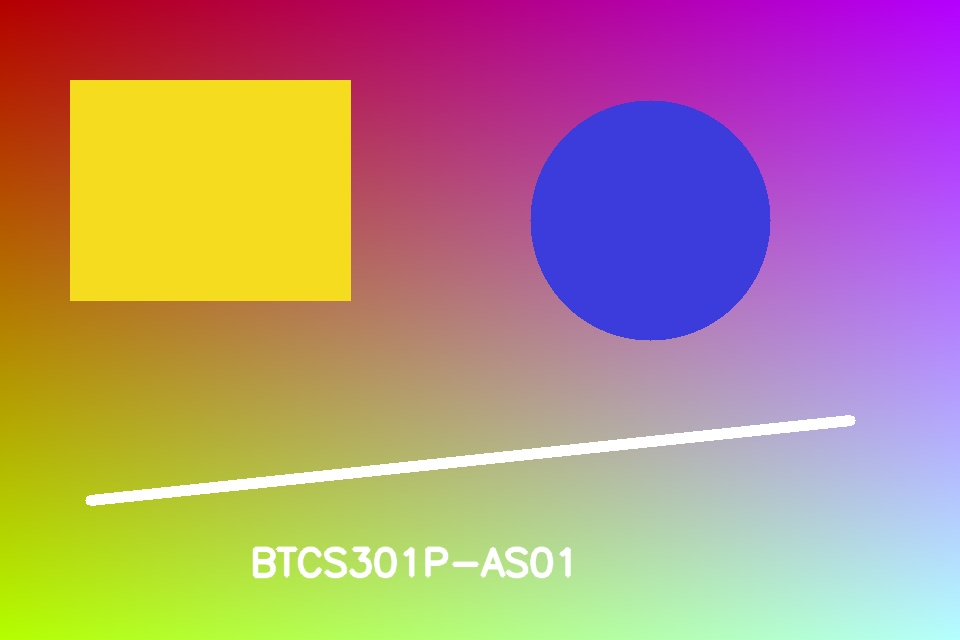
#> input picture solution by rimsha (cu240251326-rimsha)/BTCS301P-AS01-master/sample_input.jpg, 960 x 640 px
$ python main.py
#> lines starting #> are read from the running program, lines starting #| are printed output that depends on the picture
"""
BTCS301P-AS01 - Experiment No. 1
Implementation of Fundamental Image Processing Operations using Python and OpenCV.

Run:
    python main.py
    python main.py --show
    python main.py --image path/to/your/image.jpg --show

All processed images and observations are saved in the output/ folder.
"""

from __future__ import annotations

import argparse
import os
from pathlib import Path
from typing import Dict, Tuple

import cv2
import matplotlib
import numpy as np

# Use a non-interactive backend by default so the program also runs on systems
# without a desktop/GUI. With --show, pyplot windows can still be requested on
# normal desktop Python installations by changing backend externally if needed.
if os.environ.get("MPLBACKEND") is None:
    matplotlib.use("Agg")
import matplotlib.pyplot as plt


# [26 lines left out: function create_sample_image, not called in this run]


def ensure_input_image(image_path: Path) -> Path:
    """Ensure there is an input image; create the included sample if necessary."""
    if image_path.exists():
        return image_path

    default_sample = Path(__file__).resolve().parent / "sample_input.jpg"
    if image_path.name == "sample_input.jpg" and image_path.parent.resolve() == default_sample.parent:
        create_sample_image(default_sample)
        return default_sample

    raise FileNotFoundError(
        f"Input image not found: {image_path}\n"
        "Provide a valid file with --image, e.g. python main.py --image myphoto.jpg"
    )


def load_image(image_path: Path) -> np.ndarray:
    """Load a color image using OpenCV (BGR channel order)."""
    image = cv2.imread(str(image_path), cv2.IMREAD_COLOR)
    if image is None:
        raise ValueError(f"OpenCV could not decode the image: {image_path}")
    return image


def image_properties(image: np.ndarray) -> Dict[str, object]:
    """Return dimensions, resolution, channels and data type."""
    height, width = image.shape[:2]
    channels = 1 if image.ndim == 2 else image.shape[2]
    return {
        "dimensions": tuple(image.shape),
        "width": width,
        "height": height,
        "resolution": f"{width} x {height}",
        "total_pixels": width * height,
        "channels": channels,
        "dtype": str(image.dtype),
    }


def save_format_comparison(image: np.ndarray, output_dir: Path) -> Dict[str, object]:
    """Save JPEG and PNG versions and compare file sizes."""
    jpg_path = output_dir / "01_saved_as_jpeg.jpg"
    png_path = output_dir / "02_saved_as_png.png"

    # JPEG quality 95: lossy compression. PNG: lossless compression.
    cv2.imwrite(str(jpg_path), image, [cv2.IMWRITE_JPEG_QUALITY, 95])
    cv2.imwrite(str(png_path), image, [cv2.IMWRITE_PNG_COMPRESSION, 3])

    jpg_size = jpg_path.stat().st_size
    png_size = png_path.stat().st_size

    return {
        "jpeg_path": jpg_path,
        "png_path": png_path,
        "jpeg_bytes": jpg_size,
        "png_bytes": png_size,
        "smaller_file": "JPEG" if jpg_size < png_size else "PNG",
    }


def convert_color_spaces(image_bgr: np.ndarray) -> Dict[str, np.ndarray]:
    """Convert BGR image to RGB, Grayscale, HSV and LAB."""
    return {
        "BGR": image_bgr,
        "RGB": cv2.cvtColor(image_bgr, cv2.COLOR_BGR2RGB),
        "Grayscale": cv2.cvtColor(image_bgr, cv2.COLOR_BGR2GRAY),
        "HSV": cv2.cvtColor(image_bgr, cv2.COLOR_BGR2HSV),
        "LAB": cv2.cvtColor(image_bgr, cv2.COLOR_BGR2LAB),
    }


def geometric_transformations(image: np.ndarray) -> Dict[str, np.ndarray]:
    """Resize, rotate, and flip the input image."""
    height, width = image.shape[:2]

    resized = cv2.resize(
        image,
        (width // 2, height // 2),
        interpolation=cv2.INTER_AREA,
    )

    center = (width / 2.0, height / 2.0)
    rotation_matrix = cv2.getRotationMatrix2D(center, 45, 1.0)
    rotated = cv2.warpAffine(
        image,
        rotation_matrix,
        (width, height),
        flags=cv2.INTER_LINEAR,
        borderMode=cv2.BORDER_CONSTANT,
        borderValue=(0, 0, 0),
    )

    horizontal_flip = cv2.flip(image, 1)
    vertical_flip = cv2.flip(image, 0)

    return {
        "resized_50_percent": resized,
        "rotated_45_degrees": rotated,
        "horizontal_flip": horizontal_flip,
        "vertical_flip": vertical_flip,
    }


def image_negative(image: np.ndarray) -> np.ndarray:
    """Generate the complement/negative: for uint8, output = 255 - input."""
    return cv2.bitwise_not(image)


def crop_and_analyze_roi(image: np.ndarray) -> Tuple[np.ndarray, Dict[str, object]]:
    """Crop the central 50% region and return simple numerical characteristics."""
    height, width = image.shape[:2]
    x1, x2 = width // 4, (3 * width) // 4
    y1, y2 = height // 4, (3 * height) // 4

    roi = image[y1:y2, x1:x2].copy()
    mean_bgr = cv2.mean(roi)[:3]

    analysis = {
        "coordinates": f"x={x1}:{x2}, y={y1}:{y2}",
        "shape": tuple(roi.shape),
        "width": roi.shape[1],
        "height": roi.shape[0],
        "mean_B": round(mean_bgr[0], 2),
        "mean_G": round(mean_bgr[1], 2),
        "mean_R": round(mean_bgr[2], 2),
        "minimum_intensity": int(roi.min()),
        "maximum_intensity": int(roi.max()),
        "standard_deviation": round(float(roi.std()), 2),
    }
    return roi, analysis


def save_bgr(path: Path, image: np.ndarray) -> None:
    """Save an OpenCV image safely."""
    if not cv2.imwrite(str(path), image):
        raise IOError(f"Could not save image to {path}")


def save_processing_results(
    output_dir: Path,
    color_spaces: Dict[str, np.ndarray],
    transforms: Dict[str, np.ndarray],
    negative: np.ndarray,
    roi: np.ndarray,
) -> None:
    """Save each processed result as an image file."""
    save_bgr(output_dir / "03_grayscale.png", color_spaces["Grayscale"])
    save_bgr(output_dir / "04_hsv.png", color_spaces["HSV"])
    save_bgr(output_dir / "05_lab.png", color_spaces["LAB"])
    save_bgr(output_dir / "06_resized_50_percent.png", transforms["resized_50_percent"])
    save_bgr(output_dir / "07_rotated_45_degrees.png", transforms["rotated_45_degrees"])
    save_bgr(output_dir / "08_horizontal_flip.png", transforms["horizontal_flip"])
    save_bgr(output_dir / "09_vertical_flip.png", transforms["vertical_flip"])
    save_bgr(output_dir / "10_negative.png", negative)
    save_bgr(output_dir / "11_roi.png", roi)


# [12 lines left out: function _to_rgb_for_plot, not called in this run]


def create_comparison_figure(
    original: np.ndarray,
    color_spaces: Dict[str, np.ndarray],
    transforms: Dict[str, np.ndarray],
    negative: np.ndarray,
    roi: np.ndarray,
    output_dir: Path,
    show: bool,
) -> Path:
    """Display/save original and processed images together using Matplotlib."""
    items = [
        ("Original (BGR shown as RGB)", original),
        ("Grayscale", color_spaces["Grayscale"]),
        ("HSV", color_spaces["HSV"]),
        ("LAB", color_spaces["LAB"]),
        ("Resized 50%", transforms["resized_50_percent"]),
        ("Rotated 45 degrees", transforms["rotated_45_degrees"]),
        ("Horizontal Flip", transforms["horizontal_flip"]),
        ("Vertical Flip", transforms["vertical_flip"]),
        ("Negative", negative),
        ("ROI", roi),
    ]

    fig, axes = plt.subplots(2, 5, figsize=(20, 8))
    axes = axes.ravel()

    for ax, (title, img) in zip(axes, items):
        plot_key = title
        if title == "HSV":
            display_img = cv2.cvtColor(img, cv2.COLOR_HSV2RGB)
            cmap = None
        elif title == "LAB":
            display_img = cv2.cvtColor(img, cv2.COLOR_LAB2RGB)
            cmap = None
        elif img.ndim == 2:
            display_img = img
            cmap = "gray"
        else:
            display_img = cv2.cvtColor(img, cv2.COLOR_BGR2RGB)
            cmap = None
        ax.imshow(display_img, cmap=cmap)
        ax.set_title(plot_key)
        ax.axis("off")

    fig.suptitle("Fundamental Image Processing Operations - Comparison", fontsize=16)
    fig.tight_layout(rect=(0, 0, 1, 0.95))
    comparison_path = output_dir / "12_all_operations_comparison.png"
    fig.savefig(comparison_path, dpi=160, bbox_inches="tight")

    if show:
        # On a desktop, this will display when an interactive backend is active.
        try:
            plt.show()
        except Exception as exc:
            print(f"Matplotlib display skipped: {exc}")
    plt.close(fig)
    return comparison_path


def display_with_opencv(image: np.ndarray, show: bool) -> None:
    """Display original image in an OpenCV window when --show is requested."""
    if not show:
        return
    try:
        cv2.imshow("Original Image - OpenCV", image)
        print("OpenCV window opened. Press any key in the image window to continue...")
        cv2.waitKey(0)
        cv2.destroyAllWindows()
    except cv2.error as exc:
        print("OpenCV GUI display is unavailable in this environment.")
        print(f"Reason: {exc}")


def save_observations(
    output_dir: Path,
    props: Dict[str, object],
    formats: Dict[str, object],
    roi_analysis: Dict[str, object],
) -> Path:
    """Write lab observations and preprocessing significance to a text file."""
    text = f"""BTCS301P-AS01 - EXPERIMENT 1 OBSERVATIONS
================================================

1. Image Properties
- Dimensions (NumPy shape): {props['dimensions']}
- Resolution: {props['resolution']}
- Total pixels: {props['total_pixels']}
- Number of channels: {props['channels']}
- Data type: {props['dtype']}

2. JPEG vs PNG
- JPEG size: {formats['jpeg_bytes']} bytes
- PNG size: {formats['png_bytes']} bytes
- Smaller file for this input: {formats['smaller_file']}
- JPEG normally uses lossy compression, whereas PNG is lossless. Therefore, JPEG often
  produces a smaller file for natural images, while PNG better preserves exact pixel values.

3. Color Space Conversion
- Grayscale reduces a three-channel color image to one intensity channel.
- HSV separates hue/saturation from brightness, which is useful for color-based segmentation.
- LAB separates perceptual lightness (L) from color components (A and B), which is useful
  when illumination and color information need to be handled separately.

4. Geometric Transformations
- Resizing changes spatial dimensions and may remove or interpolate information.
- Rotation changes orientation and introduces border regions when the output canvas is fixed.
- Horizontal/vertical flipping reflects the image and preserves its dimensions.

5. Negative / Complement
- The negative reverses the intensity relationship: dark pixels become bright and bright
  pixels become dark. For an 8-bit image, each channel is transformed approximately as 255-I.

6. Region of Interest (ROI)
- Coordinates: {roi_analysis['coordinates']}
- ROI shape: {roi_analysis['shape']}
- Mean BGR: ({roi_analysis['mean_B']}, {roi_analysis['mean_G']}, {roi_analysis['mean_R']})
- Min intensity: {roi_analysis['minimum_intensity']}
- Max intensity: {roi_analysis['maximum_intensity']}
- Standard deviation: {roi_analysis['standard_deviation']}

7. Significance of Preprocessing
Preprocessing standardizes image size and representation, reduces unnecessary information,
improves contrast or color separability, isolates relevant regions, and reduces variation caused
by orientation, illumination, or acquisition conditions. This makes subsequent feature
extraction, segmentation, object detection, classification, and deep-learning pipelines more
stable and computationally efficient.
"""
    path = output_dir / "observations.txt"
    path.write_text(text, encoding="utf-8")
    return path


def parse_args() -> argparse.Namespace:
    project_dir = Path(__file__).resolve().parent
    parser = argparse.ArgumentParser(
        description="BTCS301P-AS01: Fundamental Image Processing Operations using OpenCV"
    )
    parser.add_argument(
        "--image",
        type=Path,
        default=project_dir / "sample_input.jpg",
        help="Path to the color input image (default: included sample_input.jpg)",
    )
    parser.add_argument(
        "--output",
        type=Path,
        default=project_dir / "output",
        help="Directory in which processed images will be stored",
    )
    parser.add_argument(
        "--show",
        action="store_true",
        help="Attempt OpenCV/Matplotlib GUI display in addition to saving results",
    )
    return parser.parse_args()


def main() -> None:
    args = parse_args()
    image_path = ensure_input_image(args.image.resolve())
    output_dir = args.output.resolve()
    output_dir.mkdir(parents=True, exist_ok=True)

    print("=" * 70)
    print("BTCS301P-AS01 - Fundamental Image Processing Operations")
    print("=" * 70)
    print(f"Input image : {image_path}")
    print(f"Output dir  : {output_dir}\n")

    # Step 2: Load and display the original image.
    image = load_image(image_path)
#> in load_image, image is the input picture: shape (640, 960, 3); mean B, G, R 130.9, 140.8, 179.3
    display_with_opencv(image, args.show)

    # Step 3: Examine image properties.
    props = image_properties(image)
#> props = {'dimensions': (640, 960, 3), 'width': 960, 'height': 640, 'resolution': '960 x 640', 'total_pixels': 614400, 'channels': 3, 'dtype': 'uint8'}
    print("IMAGE PROPERTIES")
    for key, value in props.items():
        print(f"  {key:14}: {value}")
#> this loop made 7 passes
#> (key, value) on passes 1 to 7: ('dimensions', (640, 960, 3)), ('width', 960), ('height', 640), ('resolution', '960 x 640'), ('total_pixels', 614400), ('channels', 3), ('dtype', 'uint8')
#> (printed output is left out)

    # Step 4: Save in JPEG and PNG and compare.
    formats = save_format_comparison(image, output_dir)
#> formats = 5 items
    print("\nFORMAT COMPARISON")
    print(f"  JPEG: {formats['jpeg_bytes']} bytes")
#|   JPEG: 64927 bytes
    print(f"  PNG : {formats['png_bytes']} bytes")
#|   PNG : 224589 bytes
    print(f"  Smaller file for this image: {formats['smaller_file']}")
#|   Smaller file for this image: JPEG

    # Step 5: Color-space conversions.
    color_spaces = convert_color_spaces(image)
#> color_spaces = 5 items

    # Step 6: Geometric transformations.
    transforms = geometric_transformations(image)
#> in geometric_transformations, `vertical_flip = cv2.flip(image, 0)`:
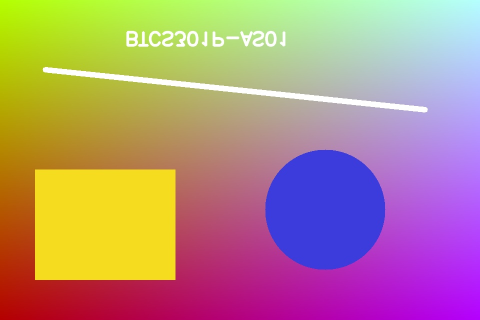
#> vertical_flip: shape (640, 960, 3) (shown at 1/2 size); mean B, G, R 130.9, 140.8, 179.3
#> transforms = 4 items

    # Step 7: Image complement / negative.
    negative = image_negative(image)
#> in image_negative, `return cv2.bitwise_not(image)`:
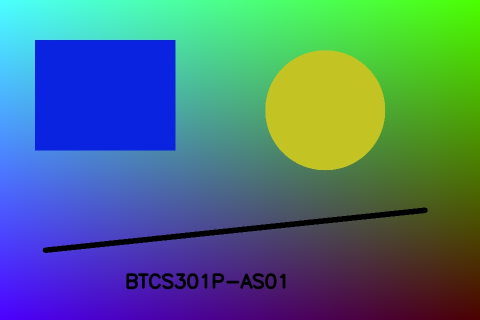
#> returned value: shape (640, 960, 3) (shown at 1/2 size); mean of channels 0, 1, 2 124.1, 114.2, 75.7; drawn as B, G, R

    # Step 8: Crop and analyze ROI.
    roi, roi_analysis = crop_and_analyze_roi(image)
#> in crop_and_analyze_roi, `roi = image[y1:y2, x1:x2].copy()`:
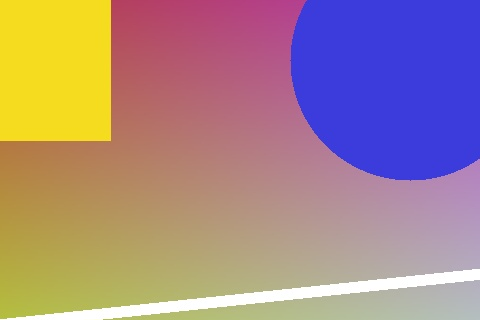
#> roi: shape (320, 480, 3); mean B, G, R 136.4, 135.2, 165.3
#> in crop_and_analyze_roi, `mean_bgr = cv2.mean(roi)[:3]`: mean_bgr = (136.4, 135.2, 165.3)
#> roi_analysis = 10 items
    print("\nROI ANALYSIS")
    for key, value in roi_analysis.items():
        print(f"  {key:20}: {value}")
#> this loop made 10 passes
#> (key, value) on passes 1 to 8: ('coordinates', 'x=240:720, y=160:480'), ('shape', (320, 480, 3)), ('width', 480), ('height', 320), ('mean_B', 136.4), ('mean_G', 135.2), ('mean_R', 165.3), ('minimum_intensity', 23)
#> (printed output is left out)

    # Step 9: Save/display processed images for comparison.
    save_processing_results(output_dir, color_spaces, transforms, negative, roi)
#> in save_bgr, `if not cv2.imwrite(str(path), image):`:
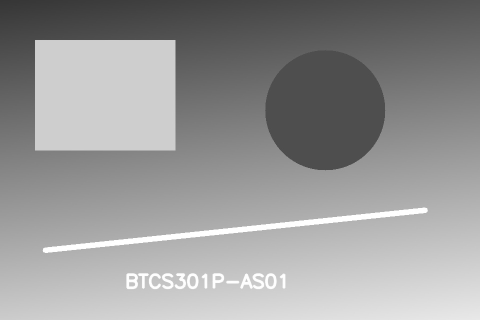
#> saved as 03_grayscale.png: shape (640, 960) (shown at 1/2 size); min 54, max 255, mean 151.2
#> in save_bgr (call 2), `if not cv2.imwrite(str(path), image):`:
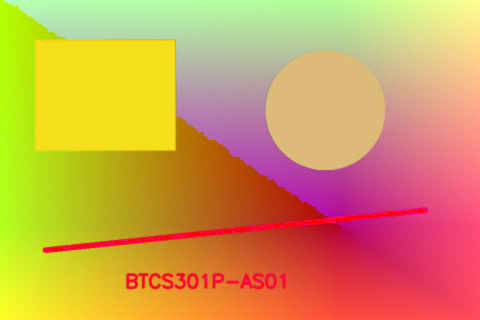
#> saved as 04_hsv.png: shape (640, 960, 3) (shown at 1/2 size); mean B, G, R 83.9, 157, 210
#> in save_bgr (call 3), `if not cv2.imwrite(str(path), image):`:
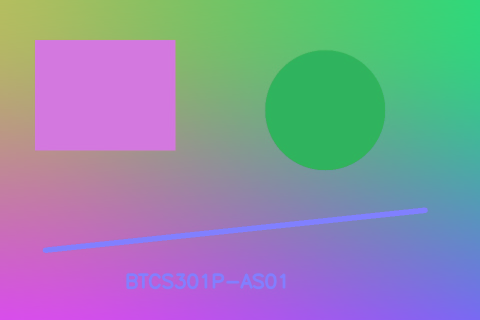
#> saved as 05_lab.png: shape (640, 960, 3) (shown at 1/2 size); mean B, G, R 166.1, 144.8, 138.8
    comparison_path = create_comparison_figure(
        image,
        color_spaces,
        transforms,
        negative,
        roi,
        output_dir,
        args.show,
    )
#> the loop in create_comparison_figure, `for ax, (title, img) in zip(axes, items):` made 10 passes
#> in create_comparison_figure, `fig.savefig(comparison_path, dpi=160, bbox_inches="tight")`:
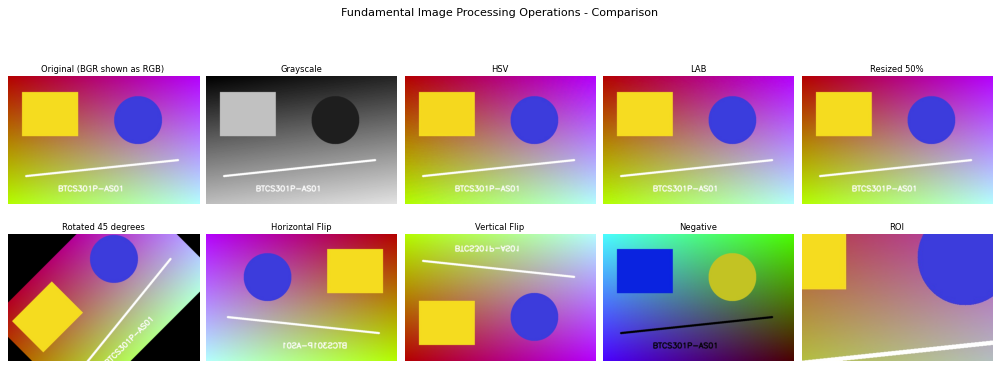
#> figure drawn by matplotlib, 10 panels

    # Step 10: Document observations/significance.
    observations_path = save_observations(output_dir, props, formats, roi_analysis)

    print("\nCOMPLETED SUCCESSFULLY")
    print(f"  Comparison image : {comparison_path}")
#|   Comparison image : solution by rimsha (cu240251326-rimsha)/BTCS301P-AS01-master/output/12_all_operations_comparison.png
    print(f"  Observations     : {observations_path}")
#|   Observations     : solution by rimsha (cu240251326-rimsha)/BTCS301P-AS01-master/output/observations.txt
    print("  All individual processed images are saved in the output folder.")


if __name__ == "__main__":
    main()

$ run again, with Experiment_1/image.jpg copied over solution by rimsha (cu240251326-rimsha)/BTCS301P-AS01-master/sample_input.jpg
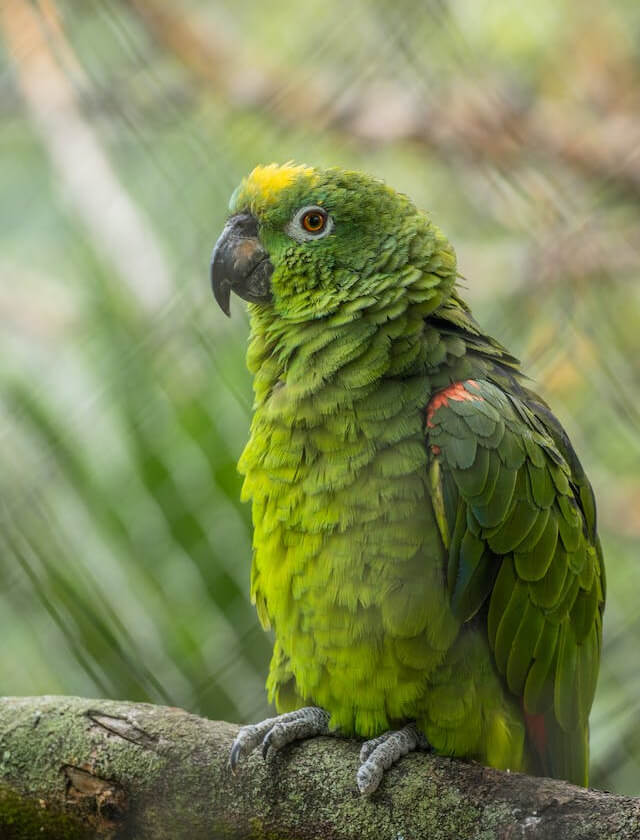
#> input picture Experiment_1/image.jpg, 640 x 840 px
#> in load_image, image is the input picture: shape (840, 640, 3); mean B, G, R 87.2, 135.4, 125.7
#> props = {'dimensions': (840, 640, 3), 'width': 640, 'height': 840, 'resolution': '640 x 840', 'total_pixels': 537600, 'channels': 3, 'dtype': 'uint8'}
#> the loop in main, `for key, value in props.items():` made 7 passes
#> (key, value) on passes 1 to 7: ('dimensions', (840, 640, 3)), ('width', 640), ('height', 840), ('resolution', '640 x 840'), ('total_pixels', 537600), ('channels', 3), ('dtype', 'uint8')
#> (printed output is left out)
#> formats = 5 items
#|   JPEG: 64927 bytes
#|   PNG : 224589 bytes
#|   Smaller file for this image: JPEG
#> transforms = 4 items
#> in crop_and_analyze_roi, `roi = image[y1:y2, x1:x2].copy()`:
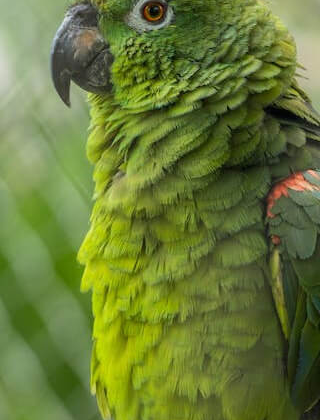
#> roi: shape (420, 320, 3); mean B, G, R 55.7, 122.5, 104.7
#> mean_bgr = (55.7, 122.5, 104.7)
#> roi_analysis = 10 items
#> the loop in main, `for key, value in roi_analysis.items():` made 10 passes
#> (key, value) on passes 1 to 8: ('coordinates', 'x=160:480, y=210:630'), ('shape', (420, 320, 3)), ('width', 320), ('height', 420), ('mean_B', 55.7), ('mean_G', 122.5), ('mean_R', 104.7), ('minimum_intensity', 0)
#> (printed output is left out)
#> in save_bgr (call 3), `if not cv2.imwrite(str(path), image):`:
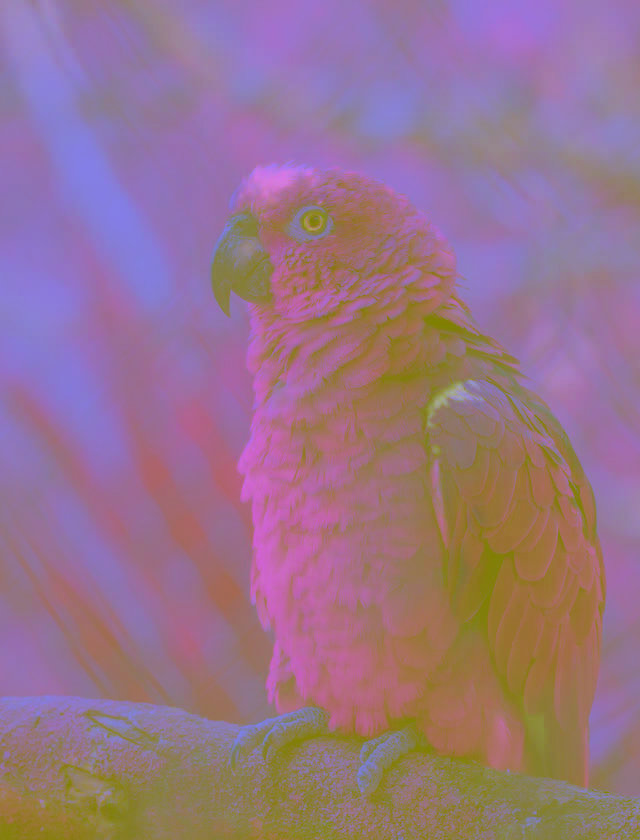
#> saved as 05_lab.png: shape (840, 640, 3); mean B, G, R 138, 116.7, 152
#> the loop in create_comparison_figure, `for ax, (title, img) in zip(axes, items):` made 10 passes
#|   Comparison image : solution by rimsha (cu240251326-rimsha)/BTCS301P-AS01-master/output/12_all_operations_comparison.png
#|   Observations     : solution by rimsha (cu240251326-rimsha)/BTCS301P-AS01-master/output/observations.txt
